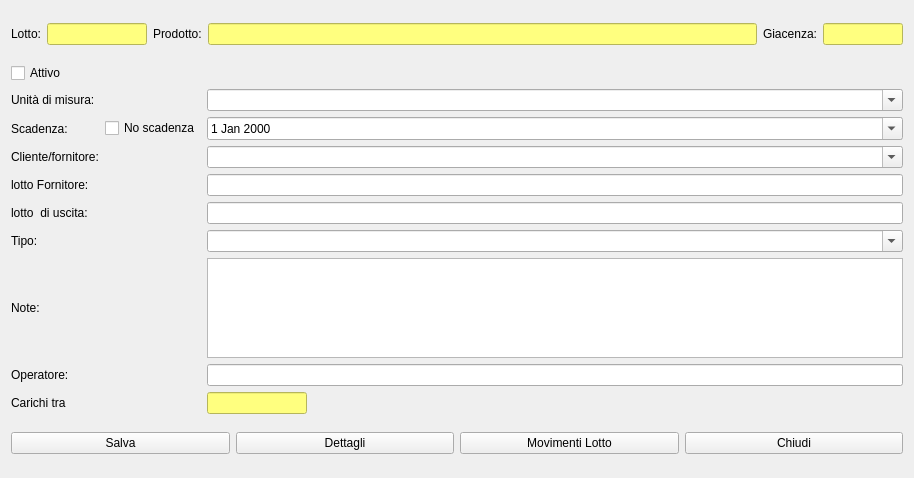
<?xml version="1.0" encoding="UTF-8"?>
<ui version="4.0">
 <class>HModifyLot</class>
 <widget class="QWidget" name="HModifyLot">
  <property name="windowModality">
   <enum>Qt::WindowModal</enum>
  </property>
  <property name="geometry">
   <rect>
    <x>0</x>
    <y>0</y>
    <width>914</width>
    <height>478</height>
   </rect>
  </property>
  <property name="windowTitle">
   <string>Informazioni su lotto</string>
  </property>
  <property name="windowIcon">
   <iconset resource="icons.qrc">
    <normaloff>:/Resources/Wood-4-icon.png</normaloff>:/Resources/Wood-4-icon.png</iconset>
  </property>
  <layout class="QVBoxLayout" name="verticalLayout">
   <item>
    <layout class="QGridLayout" name="gridLayout">
     <item row="0" column="6">
      <widget class="QLineEdit" name="leGiac">
       <property name="maximumSize">
        <size>
         <width>80</width>
         <height>16777215</height>
        </size>
       </property>
       <property name="styleSheet">
        <string notr="true">background-color: rgb(255, 255, 127);</string>
       </property>
       <property name="readOnly">
        <bool>true</bool>
       </property>
      </widget>
     </item>
     <item row="0" column="4">
      <widget class="QLineEdit" name="leProd">
       <property name="maximumSize">
        <size>
         <width>16777215</width>
         <height>16777215</height>
        </size>
       </property>
       <property name="styleSheet">
        <string notr="true">background-color: rgb(255, 255, 127);</string>
       </property>
       <property name="readOnly">
        <bool>true</bool>
       </property>
      </widget>
     </item>
     <item row="0" column="1">
      <widget class="QLineEdit" name="leLot">
       <property name="maximumSize">
        <size>
         <width>100</width>
         <height>16777215</height>
        </size>
       </property>
       <property name="styleSheet">
        <string notr="true">background-color: rgb(255, 255, 127);</string>
       </property>
       <property name="readOnly">
        <bool>true</bool>
       </property>
      </widget>
     </item>
     <item row="0" column="5">
      <widget class="QLabel" name="label_5">
       <property name="maximumSize">
        <size>
         <width>60</width>
         <height>16777215</height>
        </size>
       </property>
       <property name="text">
        <string>Giacenza:</string>
       </property>
      </widget>
     </item>
     <item row="0" column="3">
      <widget class="QLabel" name="label_3">
       <property name="maximumSize">
        <size>
         <width>50</width>
         <height>16777215</height>
        </size>
       </property>
       <property name="text">
        <string>Prodotto:</string>
       </property>
      </widget>
     </item>
     <item row="0" column="0">
      <widget class="QLabel" name="label">
       <property name="maximumSize">
        <size>
         <width>40</width>
         <height>16777215</height>
        </size>
       </property>
       <property name="text">
        <string>Lotto:</string>
       </property>
      </widget>
     </item>
    </layout>
   </item>
   <item>
    <layout class="QGridLayout" name="gridLayout_2">
     <item row="1" column="2">
      <widget class="QComboBox" name="cbUm">
       <property name="sizePolicy">
        <sizepolicy hsizetype="Preferred" vsizetype="Fixed">
         <horstretch>0</horstretch>
         <verstretch>0</verstretch>
        </sizepolicy>
       </property>
       <property name="autoFillBackground">
        <bool>true</bool>
       </property>
       <property name="editable">
        <bool>true</bool>
       </property>
       <property name="maxVisibleItems">
        <number>15</number>
       </property>
       <property name="insertPolicy">
        <enum>QComboBox::NoInsert</enum>
       </property>
      </widget>
     </item>
     <item row="9" column="2">
      <widget class="QLineEdit" name="leOperatore"/>
     </item>
     <item row="6" column="0">
      <widget class="QLabel" name="label_8">
       <property name="text">
        <string>lotto  di uscita:</string>
       </property>
      </widget>
     </item>
     <item row="5" column="0">
      <widget class="QLabel" name="label_7">
       <property name="text">
        <string>lotto Fornitore:</string>
       </property>
      </widget>
     </item>
     <item row="0" column="0">
      <widget class="QCheckBox" name="cbAttivo">
       <property name="text">
        <string>Attivo</string>
       </property>
      </widget>
     </item>
     <item row="2" column="0">
      <widget class="QLabel" name="label_4">
       <property name="text">
        <string>Scadenza:</string>
       </property>
      </widget>
     </item>
     <item row="5" column="2">
      <widget class="QLineEdit" name="leLotFornitore"/>
     </item>
     <item row="10" column="0">
      <widget class="QLabel" name="lbLoad">
       <property name="text">
        <string>Carichi tra</string>
       </property>
      </widget>
     </item>
     <item row="8" column="2">
      <widget class="QPlainTextEdit" name="plainTextEdit">
       <property name="maximumSize">
        <size>
         <width>16777215</width>
         <height>100</height>
        </size>
       </property>
      </widget>
     </item>
     <item row="9" column="0">
      <widget class="QLabel" name="label_11">
       <property name="text">
        <string>Operatore:</string>
       </property>
      </widget>
     </item>
     <item row="10" column="2">
      <widget class="QLineEdit" name="leLoad">
       <property name="maximumSize">
        <size>
         <width>100</width>
         <height>16777215</height>
        </size>
       </property>
       <property name="styleSheet">
        <string notr="true">background-color: rgb(255, 255, 127);</string>
       </property>
       <property name="readOnly">
        <bool>true</bool>
       </property>
      </widget>
     </item>
     <item row="7" column="0">
      <widget class="QLabel" name="label_9">
       <property name="text">
        <string>Tipo:</string>
       </property>
      </widget>
     </item>
     <item row="6" column="2">
      <widget class="QLineEdit" name="leEan"/>
     </item>
     <item row="8" column="0">
      <widget class="QLabel" name="label_10">
       <property name="text">
        <string>Note:</string>
       </property>
      </widget>
     </item>
     <item row="4" column="0">
      <widget class="QLabel" name="label_6">
       <property name="text">
        <string>Cliente/fornitore:</string>
       </property>
      </widget>
     </item>
     <item row="2" column="2">
      <widget class="QDateEdit" name="deScad">
       <property name="calendarPopup">
        <bool>true</bool>
       </property>
      </widget>
     </item>
     <item row="7" column="2">
      <widget class="QComboBox" name="cbtipo">
       <property name="editable">
        <bool>true</bool>
       </property>
       <property name="insertPolicy">
        <enum>QComboBox::NoInsert</enum>
       </property>
      </widget>
     </item>
     <item row="2" column="1">
      <widget class="QCheckBox" name="cbScad">
       <property name="text">
        <string>No scadenza</string>
       </property>
      </widget>
     </item>
     <item row="1" column="0">
      <widget class="QLabel" name="label_2">
       <property name="text">
        <string>Unità di misura:</string>
       </property>
      </widget>
     </item>
     <item row="4" column="2">
      <widget class="QComboBox" name="cbAnag">
       <property name="sizePolicy">
        <sizepolicy hsizetype="Preferred" vsizetype="Fixed">
         <horstretch>0</horstretch>
         <verstretch>0</verstretch>
        </sizepolicy>
       </property>
       <property name="editable">
        <bool>true</bool>
       </property>
       <property name="insertPolicy">
        <enum>QComboBox::NoInsert</enum>
       </property>
      </widget>
     </item>
    </layout>
   </item>
   <item>
    <layout class="QHBoxLayout" name="horizontalLayout_2">
     <item>
      <widget class="QPushButton" name="pushButton">
       <property name="text">
        <string>Salva</string>
       </property>
       <property name="icon">
        <iconset resource="icons.qrc">
         <normaloff>:/Resources/save-icon.png</normaloff>:/Resources/save-icon.png</iconset>
       </property>
       <property name="iconSize">
        <size>
         <width>32</width>
         <height>32</height>
        </size>
       </property>
      </widget>
     </item>
     <item>
      <widget class="QPushButton" name="pbComposizione">
       <property name="text">
        <string>Dettagli</string>
       </property>
       <property name="icon">
        <iconset resource="icons.qrc">
         <normaloff>:/Resources/Bar-chart64.png</normaloff>:/Resources/Bar-chart64.png</iconset>
       </property>
       <property name="iconSize">
        <size>
         <width>32</width>
         <height>32</height>
        </size>
       </property>
      </widget>
     </item>
     <item>
      <widget class="QPushButton" name="pbLotOperations">
       <property name="text">
        <string>Movimenti Lotto</string>
       </property>
       <property name="icon">
        <iconset resource="icons.qrc">
         <normaloff>:/Resources/Wood-4-icon.png</normaloff>:/Resources/Wood-4-icon.png</iconset>
       </property>
       <property name="iconSize">
        <size>
         <width>32</width>
         <height>32</height>
        </size>
       </property>
      </widget>
     </item>
     <item>
      <widget class="QPushButton" name="pbClose">
       <property name="text">
        <string>Chiudi</string>
       </property>
       <property name="icon">
        <iconset resource="icons.qrc">
         <normaloff>:/Resources/Actions-window-close-icon.png</normaloff>:/Resources/Actions-window-close-icon.png</iconset>
       </property>
       <property name="iconSize">
        <size>
         <width>32</width>
         <height>32</height>
        </size>
       </property>
      </widget>
     </item>
    </layout>
   </item>
  </layout>
 </widget>
 <resources>
  <include location="icons.qrc"/>
 </resources>
 <connections/>
</ui>
